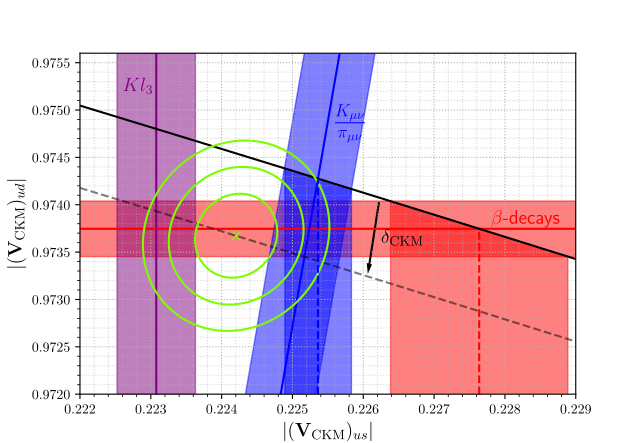

Generate this figure with Python:
import matplotlib.pyplot as plt
import numpy as np

# Set latex writing
plt.rcParams['text.usetex'] = True
plt.rcParams['figure.dpi'] = 100

# Belfatto
VUD = 0.97372
VUD_error = 0.00026
VUS_VUD = 0.23131
VUS_VUD_error = 0.00051
VUS = 0.22308
VUS_error = 0.00055


def compute_V_elements():

    K = 8120.2762
    K_error = 0.0003
    G_F = 1.1663788
    G_F_error = 0.0000006
    F_t = 3072.24
    F_t_error = 1.85
    Delta_R = 0.02467
    Delta_R_error = 0.00022
    tau_n = 878.4
    tau_n_error = 0.5
    gA = 1.2754 # 1.27624 # 1.2754
    gA_error = 0.0013 # 0.0005 # 0.0013
    fp = 0.9698
    fp_error = 0.0017
    fK = 1.1932
    fK_error = 0.0021
    fn = 1.6887
    fn_error = 0.0002
    delta_R = 0.014902
    delta_R_error = 0.000002

    Kud = K / (2 * G_F ** 2 * F_t)
    Kud_error = np.sqrt((Kud / K * K_error) ** 2
                  + 2 * (Kud / G_F * G_F_error) ** 2
                  + (Kud / F_t * F_t_error) ** 2)
    Vudb = np.sqrt(Kud / (1 + Delta_R))
    Vudb_error = 1 / 2 * np.sqrt((Vudb / Kud * Kud_error) ** 2
                                + (Vudb / (1 + Delta_R) * Delta_R_error) ** 2)

    print(Kud)
    print(Kud_error)
    print(Vudb)
    print(Vudb_error)

    Fn = fn * (1 + delta_R)
    Fn_error = (1 + delta_R) * fn_error + fn * delta_R_error
    Kud = K / (np.log(2) * G_F ** 2 * Fn)
    Kud_error = np.sqrt((Kud / K * K_error) ** 2
                        + 2 * (Kud / G_F * G_F_error) ** 2
                        + (Kud / Fn * Fn_error) ** 2
                        )
    Vudn = np.sqrt(Kud / (tau_n * (1 + 3 * gA ** 2) * (1 + Delta_R)))
    Vudn_error = 1 / 2 * np.sqrt((Vudn / Kud * Kud_error) ** 2
                                 + (Vudn / tau_n * tau_n_error) ** 2
                                 + (Vudn * 6 * gA / (1 + 3 * gA ** 2) * gA_error) ** 2
                                 + (Vudn / (1 + Delta_R) * Delta_R_error) ** 2)

    print(Kud)
    print(Kud_error)
    print(Vudn)
    print(Vudn_error)

    # WE FOLLOW THE PROCEDURE FROM THE PDG
    Vud = (1 / Vudb_error ** 2 * Vudb + 1 / Vudn_error ** 2 * Vudn) / (1 / Vudn_error ** 2 + 1 / Vudb_error ** 2)
    Vud_error = (1 / Vudn_error ** 2 + 1 / Vudb_error ** 2) ** -0.5
    chi_square = ((Vud - Vudb) / Vudb_error) ** 2 + ((Vud - Vudn) / Vudn_error) ** 2
    print(f"chi_square/(N-1) = {chi_square / (2 - 1)}")
    # IN OUR CASE, WE GET CHI_SQUARE / N - 1 < 1 SO WE ACCEPT THE RESULTS
    print(Vud)
    print(Vud_error)

    Vus_num = 0.21634
    Vus_num_error = 0.00038
    Vus = Vus_num / fp
    Vus_error = np.sqrt((Vus / Vus_num * Vus_num_error) ** 2
                        + (Vus / fp * fp_error) ** 2)

    Vus_Vud_num = 0.27600
    Vus_Vud_num_error = 0.00037
    Vus_Vud = Vus_Vud_num / fK
    Vus_Vud_error = np.sqrt((Vus_Vud / Vus_Vud_num * Vus_Vud_num_error) ** 2
                        + (Vus_Vud / fK * fK_error) ** 2)

    print(Vus)
    print(Vus_error)
    print(Vus_Vud)
    print(Vus_Vud_error)

    return Vud, Vud_error, Vus, Vus_error, Vus_Vud, Vus_Vud_error


VUD, VUD_error, VUS, VUS_error, VUS_VUD, VUS_VUD_error = compute_V_elements()


def main():

    fig, ax = plt.subplots()
    xmin = 0.222
    xmax = 0.229
    ymin = 0.972
    ymax = 0.9756
    delta = 1000

    x = np.linspace(xmin, xmax, delta)
    y = np.linspace(ymin, ymax, delta)

    # Vud
    Vud = np.ones(delta) * VUD
    Vud_upper = VUD + VUD_error
    Vud_lower = VUD - VUD_error
    ax.plot(x, Vud, color='red')
    ax.fill_between(x, Vud_upper, Vud_lower, color='red', alpha=0.5)

    # Vus
    plt.axvline(x=VUS, color='purple')
    plt.axvspan((VUS - VUS_error), (VUS + VUS_error), color='purple', alpha=0.5)

    # Vus/Vud
    Vus_Vud = x / VUS_VUD
    Vus_Vud_lower = x / (VUS_VUD + VUS_VUD_error)
    Vus_Vud_upper = x / (VUS_VUD - VUS_VUD_error)
    ax.plot(x, Vus_Vud, color='blue')
    ax.fill_between(x, Vus_Vud_upper, Vus_Vud_lower, color='blue', alpha=0.5)

    # Unitarity condition
    Unitarity = np.sqrt(1 - x ** 2)
    ax.plot(x, Unitarity, color='black')

    # Sigma countour plots
    X, Y = np.meshgrid(x, y)
    a = 1 / VUS_VUD
    # Best fit value
    Z = (
        (((X - a / (a ** 2 + 1) * (Y + X / a)) ** 2
        + (Y - a ** 2 / (a ** 2 + 1) * (Y + X / a)) ** 2) / VUS_VUD_error ** 2)
        + ((X - VUS) / VUS_error) ** 2
        + ((Y - VUD) / VUD_error) ** 2
        )

    bfv_chi = Z[0, 0]
    bfv_point = [0, 0]
    for i, line in enumerate(Z):
        for j, el in enumerate(line):
            if Z[i, j] < bfv_chi:
                bfv_chi = Z[i, j]
                bfv_point = [X[i, j], Y[i, j]]

    print(bfv_chi)
    print(bfv_point)
    ax.plot(bfv_point[0], bfv_point[1], color='lawngreen', marker='x')

    # Unitarity deviation
    print(1 - bfv_point[0] ** 2 - bfv_point[1] ** 2)
    Unitarity_deviation = np.sqrt(bfv_point[0] ** 2 + bfv_point[1] ** 2 - x ** 2)
    ax.plot(x, Unitarity_deviation, linestyle='dashed', color='black', alpha=0.5)

    levels = np.array([2.3, 6.18, 11.83])
    Z = Z - bfv_chi
    ax.contour(X, Y, Z, levels=levels, colors=['lawngreen', 'lawngreen', 'lawngreen'])
    plt.arrow(0.22622, 0.97402, -0.000135, -0.00065,
              head_width=0.00005, width=0.00001, color='black')
    ax.text(0.22625, 0.9736, r'$\delta_\mathrm{CKM}$', fontsize=14)
    ax.text(0.2278, 0.9738, r'$\beta$-decays', color='red', fontsize=14)
    ax.text(0.2256, 0.9748, r'$\frac{K_{\mu\nu}}{\pi_{\mu\nu}}$', color='blue', fontsize=18)
    ax.text(0.2226, 0.97520, r'$Kl_3$', color='purple', fontsize=14)

    # Plot settings
    ax.set_xlim(xmin, xmax)
    ax.set_ylim(ymin, ymax)
    ax.set_xlabel(r'$|(\mathbf{V}_\mathrm{CKM})_{us}|$', fontsize=14)
    ax.set_ylabel(r'$|(\mathbf{V}_\mathrm{CKM})_{ud}|$', fontsize=14)
    ax.grid(True, which='major', linestyle='dotted')
    ax.grid(True, which='minor', linestyle='dotted', alpha=0.5)
    ax.minorticks_on()
#    plt.show()

    # Values of Vus assuming unitarity
    print("Vud:")
    C = np.sqrt(1 - VUD ** 2)
    C_error = VUD * VUD_error / np.sqrt(1 - VUD ** 2)
    print(C)
    print(C_error)
    print("Vus/Vud:")
    w = VUS_VUD
    B = np.sqrt(1 / (1 + 1 / w ** 2))
    B_error = 1 / (1 + 1 / w ** 2) ** (3 / 2) * w ** (-3) * VUS_VUD_error
    print(B)
    print(B_error)

    plt.axvline(x=B, color='blue', linestyle = '--', ymax=(np.sqrt(1 - B ** 2) - ymin) / (ymax - ymin))
    plt.axvline(x=C, color='red', linestyle = '--', ymax=(VUD - ymin) / (ymax - ymin))
    plt.fill_between(x, Unitarity, where = (x > B - B_error) & (x <= B + B_error), color='blue', alpha=0.5)
    plt.fill_between(x, Unitarity, where = (x > C - C_error) & (x <= C + C_error), color='red', alpha=0.5)
    plt.show()
    return


if __name__ == "__main__":
    main()
